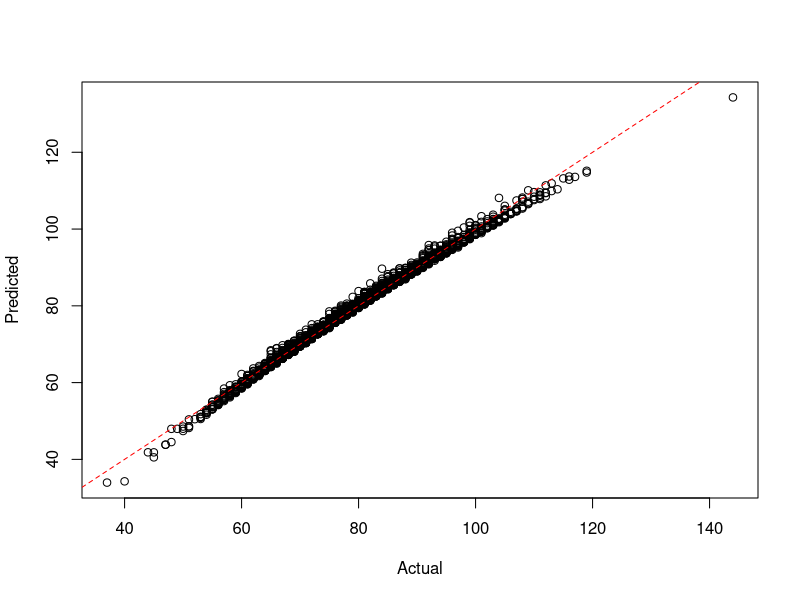

Recreate this plot in R.
setwd("c:/github/doerodney/NCAAB-D1M-2015-2016")

df = read.csv("dataframe.csv", header=TRUE)

summary(df)

# margin of victory
# df$mov = df$win_points_scored - df$loss_points_scored

model = lm(win_points_scored ~
	win_conference + 
	win_possessions + 
	win_offensive_rating + 
	win_defensive_rating + 
	win_personal_fouls + 
	loss_conference + 
	loss_possessions + 
	loss_offensive_rating + 
	loss_defensive_rating + 
	loss_defensive_rebounds + 
	loss_steals + 
	loss_blocked_shots + 
	loss_personal_fouls,
	data=df)

# remove low contributors
plotFit <- function(yObserved, yFitted, intercept=0) {
  plot(yObserved, yFitted, xlab="Actual", ylab="Predicted")
  abline(intercept, 1, lty=2, col=rgb(1,0,0))
}

plotFit(df$win_points_scored, fitted(model))


getGamePossessionRange <- function(df, teamName, opponentName) {
    teamPossessions <- getPossessions(df, teamName)
    opponentPossessions <- getPossessions(df, opponentName)
    
    possessions <- sort(c(teamPossessions, opponentPossessions))
    
    possessionRange <- seq(min(possessions), max(possessions))
    
    return(possessionRange)
}  


getPossessions <- function(df, teamName) {
    df <- as.data.frame(df)
    Possessions <- c(df$win_possessions[which(df$win_team == teamName)],
                     df$loss_possessions[which(df$loss_team == teamName)])
    return(Possessions)
}


getOffensiveRatings <- function(df, teamName) {
    df <- as.data.frame(df)
    OffensiveRatings <- c(df$win_offensive_rating[which(df$win_team == teamName)],
                          df$loss_offensive_rating[which(df$loss_team == teamName)])
    return(OffensiveRatings)
}


getDefensiveRatings <- function(df, teamName) {
    df <- as.data.frame(df)
    DefensiveRatings <- c(df$win_defensive_rating[which(df$win_team == teamName)],
                          df$loss_defensive_rating[which(df$loss_team == teamName)])
    return(DefensiveRatings)
}


getDefensiveRebounds <- function(df, teamName) {
    df <- as.data.frame(df)
    DefensiveRebounds <- c(df$win_defensive_rebounds[which(df$win_team == teamName)],
                              df$loss_defensive_rebounds[which(df$loss_team == teamName)])
    return(DefensiveRebounds)
}


getPersonalFouls <- function(df, teamName) {
    df <- as.data.frame(df)
    PersonalFouls <- c(df$win_personal_fouls[which(df$win_team == teamName)],
                       df$loss_personal_fouls[which(df$loss_team == teamName)])
    return(PersonalFouls)
}


getSteals <- function(df, teamName) {
    df <- as.data.frame(df)
    Steals <- c(df$win_steals[which(df$win_team == teamName)],
                df$loss_steals[which(df$loss_team == teamName)])
    return(Steals)
}


getBlockedShots <- function(df, teamName) {
    df <- as.data.frame(df)
    BlockedShots <- c(df$win_blocked_shots[which(df$win_team == teamName)],
                      df$loss_blocked_shots[which(df$loss_team == teamName)])
    return(BlockedShots)
}


getTeamConference <- function(df, teamName) {
    df <- as.data.frame(df)
  
    TeamConferences = df$win_conference[which(df$win_team == teamName)]
    if (length(TeamConferences) == 0) {
        TeamConferences = df$loss_conference[which(df$loss_team == teamName)]
    }
    return(as.character(TeamConferences[1]))
}


predictWinner <- function(teamName, opponentName, df, model, nScenarios=10000)
{
  gamePossessionRange = getGamePossessionRange(df, teamName, opponentName)    
    
  teamConference = getTeamConference(df, teamName)
  teamOffensiveRatings = getOffensiveRatings(df, teamName)
  teamDefensiveRatings = getDefensiveRatings(df, teamName)
  teamDefensiveRebounds  = getDefensiveRebounds(df, teamName)
  teamSteals = getSteals(df, teamName)
  teamPersonalFouls = getPersonalFouls(df, teamName)
  teamBlockedShots = getBlockedShots(df, teamName)
  
  opponentConference = getTeamConference(df, opponentName)
  opponentOffensiveRatings = getOffensiveRatings(df, opponentName)
  opponentDefensiveRatings = getDefensiveRatings(df, opponentName)
  opponentDefensiveRebounds  = getDefensiveRebounds(df, opponentName)
  opponentSteals = getSteals(df, opponentName)
  opponentPersonalFouls = getPersonalFouls(df, opponentName)
  opponentBlockedShots = getBlockedShots(df, opponentName)
  
  game_possessions = sample(gamePossessionRange, nScenarios, replace=TRUE)
  
  # Simulate data between the 10th and 90th quantile.
  minQuantile = 0.1
  maxQuantile = 0.9
  
  win_conference = rep(teamConference, nScenarios)
  win_possessions = game_possessions
  
  filtered = quantile(teamOffensiveRatings, c(minQuantile, maxQuantile))
  win_offensive_rating = runif(nScenarios, filtered[[1]], filtered[[2]])
  
  filtered = quantile(teamDefensiveRatings, c(minQuantile, maxQuantile))
  win_defensive_rating = runif(nScenarios, filtered[[1]], filtered[[2]])
  
  win_personal_fouls = sample(min(teamPersonalFouls):max(teamPersonalFouls), nScenarios, replace=TRUE)
  loss_conference = rep(opponentConference, nScenarios)
  loss_possessions = game_possessions
  
  filtered = quantile(opponentOffensiveRatings, c(minQuantile, maxQuantile))
  loss_offensive_rating = runif(nScenarios, filtered[[1]], filtered[[2]])
  
  filtered = quantile(opponentDefensiveRatings, c(minQuantile, maxQuantile))
  loss_defensive_rating = runif(nScenarios, filtered[[1]], filtered[[2]])
  loss_defensive_rebounds = runif(nScenarios, min(opponentDefensiveRebounds), max(opponentDefensiveRebounds))
  loss_steals = sample(min(opponentSteals):max(opponentSteals), nScenarios, replace=TRUE)
  loss_blocked_shots = sample(min(opponentBlockedShots):max(opponentBlockedShots), nScenarios, replace=TRUE)
  
  loss_personal_fouls = sample(min(opponentPersonalFouls):max(opponentPersonalFouls), nScenarios, replace=TRUE)
  
  # Create data frame for team score prediction.
  dfpt = cbind.data.frame(
    win_conference,
    win_possessions,
    win_offensive_rating,
    win_defensive_rating,
    win_personal_fouls,
    loss_conference,
    loss_possessions,
    loss_offensive_rating,
    loss_defensive_rating,
    loss_defensive_rebounds,
    loss_steals,
    loss_blocked_shots,
    loss_personal_fouls
  )
  
  teamPointsScored = round(predict(model, dfpt))
  
  # Create data frame for opponent score prediction.
  # Switch conferences
  x = loss_conference
  loss_conference = win_conference
  win_conference = x
  
  # Switch possessions
  x = loss_possessions
  loss_possessions = win_possessions
  win_possessions = x
  
  # Switch offensive ratings
  x = loss_offensive_rating
  loss_offensive_rating = win_offensive_rating
  win_offensive_rating = x
  
  # Switch defensive ratings
  x = loss_defensive_rating
  loss_defensive_rating = win_defensive_rating
  win_defensive_rating= x
  
  win_personal_fouls = sample(min(opponentPersonalFouls):max(opponentPersonalFouls), nScenarios, replace=TRUE)
  
  loss_defensive_rebounds = runif(nScenarios, min(teamDefensiveRebounds), max(teamDefensiveRebounds))
  loss_steals = sample(min(teamSteals):max(teamSteals), nScenarios, replace=TRUE)
  loss_blocked_shots = sample(min(teamBlockedShots):max(teamBlockedShots), nScenarios, replace=TRUE)
  loss_personal_fouls = sample(min(teamPersonalFouls):max(teamPersonalFouls), nScenarios, replace=TRUE)
  
  dfpo = cbind.data.frame(
    win_conference,
    win_possessions,
    win_offensive_rating,
    win_defensive_rating,
    win_personal_fouls,
    loss_conference,
    loss_possessions,
    loss_offensive_rating,
    loss_defensive_rating,
    loss_defensive_rebounds,
    loss_steals,
    loss_blocked_shots,
    loss_personal_fouls
  )
  
  # Predict opponent points scored.
  opponentPointsScored = round(predict(model, dfpo))
  
  # Make a dataframe of points scored.  Not sure why...
  pointsScored = cbind.data.frame(teamPointsScored, opponentPointsScored)
  
  # Produce/report a result message.
  teamWins = pointsScored$teamPointsScored > pointsScored$opponentPointsScored
  msg = sprintf("%d scenarios of %s versus %s:\n", nScenarios, teamName, opponentName)
  cat(msg)
  nTeamWins = length(which(teamWins == TRUE))
  nOpponentWins = nScenarios - nTeamWins
  margin = numeric(nScenarios)
  xlabel = ''
  ylabel = ''
  x = seq(1:nScenarios)
  win_team_name = ''
  scenarios_won = 0
  if (nTeamWins > nOpponentWins) {
    margin = sort(pointsScored$teamPointsScored - pointsScored$opponentPointsScored)
    
    win_team_name = teamName
    scenarios_won = nTeamWins
  } else {
    margin = sort(pointsScored$opponentPointsScored - pointsScored$teamPointsScored)
    win_team_name = opponentName
    scenarios_won = nOpponentWins
  }
  
  margin.min = min(margin)
  margin.max = max(margin)
  margin.mean = mean(margin)
  margin.sd = sd(margin)
  xlabel = sprintf("%s wins %d scenarios with a mean margin of %4.1f, sd = %5.2f.\n", win_team_name, scenarios_won, margin.mean, margin.sd)
  
  x = seq(margin.min, margin.max, length=1000)
  y = dnorm(x, mean=margin.mean, sd=margin.sd)
  plot(x, y, main=msg, xlab=xlabel, ylab=ylabel, type="l")
  
  abline(v=(mean(margin)))

  cat(xlabel)
  cat("\n")
  
  return(win_team_name)
}
# Run to here...

east_team_list = c(
    'villanova-wildcats',
    'michigan-state-spartans',
    'west-virginia-mountaineers',
    'utah-runnin-utes',
    'duke-blue-devils',
    'usc-trojans',
    'colorado-buffaloes',
    'pittsburgh-panthers',
    'monmouth-hawks',
    'butler-bulldogs',
    'florida-gators',
    'chattanooga-mocs',
    'akron-zips',
    'yale-bulldogs',
    'new-mexico-state-aggies',
    'north-florida-ospreys' 
)

# RPI = (WP * 0.25) + (OWP * 0.50) + (OOWP * 0.25)

predictBracketWinner<-function(team_list, df, model, nScenarios=10000)
{
  winner = ''
  
  # Preallocate vectors for subsequent rounds.
  quarter_finalist = character(8)
  semi_finalist = character(4)
  finalist = character(2)
  
  if (length(team_list == 16)) {
    cat("\n")
    cat("Round of 16:\n")
    quarter_finalist[1] = predictWinner(team_list[1], team_list[16], df, model, nScenarios) 
    quarter_finalist[2] = predictWinner(team_list[8], team_list[9], df, model, nScenarios)
    quarter_finalist[3] = predictWinner(team_list[5], team_list[12], df, model, nScenarios)
    quarter_finalist[4] = predictWinner(team_list[4], team_list[13], df, model, nScenarios)
    quarter_finalist[5] = predictWinner(team_list[6], team_list[11], df, model, nScenarios)
    quarter_finalist[6] = predictWinner(team_list[3], team_list[14], df, model, nScenarios)
    quarter_finalist[7] = predictWinner(team_list[7], team_list[10], df, model, nScenarios)
    quarter_finalist[8] = predictWinner(team_list[2], team_list[15], df, model, nScenarios)
    
    cat("\n")
    cat("Quarter-finals:\n")
    semi_finalist[1] = predictWinner(quarter_finalist[1], quarter_finalist[2], df, model, nScenarios)
    semi_finalist[2] = predictWinner(quarter_finalist[3], quarter_finalist[4], df, model, nScenarios)
    semi_finalist[3] = predictWinner(quarter_finalist[5], quarter_finalist[6], df, model, nScenarios)
    semi_finalist[4] = predictWinner(quarter_finalist[7], quarter_finalist[8], df, model, nScenarios)
    
    cat("\n")
    cat("Semi-finals:\n")
    finalist[1] = predictWinner(semi_finalist[1], semi_finalist[2], df, model, nScenarios)
    finalist[2] = predictWinner(semi_finalist[3], semi_finalist[4], df, model, nScenarios)
    
    cat("\n")
    cat("Final:\n")
    winner = predictWinner(finalist[1], finalist[2], df, model, nScenarios)
  }
  else {
    winner = sprintf("The team list needs 16 teams.  The supplied list has %d.", length(team_list))
  }
  
  return(winner)
}  


get_east_teams<-function()
{  
  teams = c('villanova-wildcats', 'virginia-cavaliers', 
  'oklahoma-sooners', 'louisville-cardinals',
  'uni-panthers', 'providence-friars',
  'michigan-state-spartans', 'north-carolina-state-wolfpack',
  'lsu-tigers', 'georgia-bulldogs', 
  'dayton-flyers', 'wyoming-cowboys', 
  'uc-irvine-anteaters', 'albany-great-danes', 
  'belmont-bruins', 'lafayette-leopards') 
  
  return(teams)
}  
 
 
get_midwest_teams<-function()
{
  teams = c('kentucky-wildcats', 'kansas-jayhawks', 
  'notre-dame-fighting-irish', 'maryland-terrapins', 
  'west-virginia-mountaineers','butler-bulldogs',  
  'wichita-state-shockers',  'cincinnati-bearcats', 
  'purdue-boilermakers', 'indiana-hoosiers', 
  'texas-longhorns', 'buffalo-bulls', 
  'valparaiso-crusaders', 'northeastern-huskies',
  'new-mexico-state-aggies', 'hampton-pirates')
  
  return(teams)
}


get_south_teams<-function()
{
  teams = c('duke-blue-devils','gonzaga-bulldogs',
  'iowa-state-cyclones', 'georgetown-hoyas',
  'utah-runnin-utes', 'smu-mustangs',
  'iowa-hawkeyes', 'san-diego-state-aztecs',
  'st-johns-red-storm', 'davidson-wildcats',
  'ucla-bruins', 'stephen-f-austin-lumberjacks',
  'eastern-washington-eagles', 'uab-blazers',
  'north-dakota-state-bison', 'robert-morris-colonials')
  
   return(teams)
}


get_west_teams<-function()
{
  teams = c('wisconsin-badgers', 'arizona-wildcats', 
  'baylor-bears', 'north-carolina-tar-heels', 
  'arkansas-razorbacks', 'xavier-musketeers',
  'vcu-rams', 'oregon-ducks',
  'oklahoma-state-cowboys', 'ohio-state-buckeyes',
  'ole-miss-rebels', 'wofford-terriers',
  'harvard-crimson', 'georgia-state-panthers',
  'texas-southern-tigers', 'coastal-carolina-chanticleers')
  
  return(teams)
}


predictTournamentWinner<-function(df, model)
{
	semifinalists = character(4)
	# East
	cat("\n")
    cat("East Bracket Championship:\n")
	teams = get_east_teams()
	semifinalists[1] = predictBracketWinner(teams, df, model)
	
	# Midwest
	cat("\n")
    cat("Midwest Bracket Championship:\n")
	teams = get_midwest_teams()
	semifinalists[2] = predictBracketWinner(teams, df, model)
	
	# West
	cat("\n")
    cat("West Bracket Championship:\n")
	teams = get_west_teams()
	semifinalists[3] = predictBracketWinner(teams, df, model)
	
	# South
	cat("\n")
    cat("South Bracket Championship:\n")
	teams = get_south_teams()
	semifinalists[4] = predictBracketWinner(teams, df, model)
	
	cat("\n")
    cat("Final Four:\n")
	finalists = character(2)
	finalists[1] = predictWinner(semifinalists[1], semifinalists[4], df, model)
	finalists[2] = predictWinner(semifinalists[2], semifinalists[3], df, model)
	cat("\n")
  
  cat("Final Two:\n")
  champion = predictWinner( finalists[1], finalists[2], df, model)
    
}

#---Run from top down to here.--------------------------------




getHomeAwayMarginOfVictory<- function( team_name, df) {
    # Determine indexes that involve team.
	win_index = which(df$win_team == team_name)
	loss_index = which(df$loss_team == team_name)
	
	# What were the win and loss margins?
	win_margin = df$win_points_scored[win_index] - df$loss_points[win_index]
	loss_margin = df$loss_points[loss_index] - df$win_points_scored[loss_index]
	
	# What courts were used?
	win_loss = c('home', 'away')
	win_court = ifelse(df$win_court[win_index] == win_loss[1], win_loss[1], win_loss[2])
	loss_court = ifelse(df$win_court[loss_index] == 'home', win_loss[2], win_loss[1])

	margin = c(win_margin, loss_margin)
	court = c(win_court, loss_court)
	court = as.factor(court)
	df_team = data.frame(margin, court)
	
	return(df_team)
}

getHomeCourtAdvantage <- function( team_name, df) {
	df_team = getHomeAwayMarginOfVictory(team_name, df)
	mdl = aov(margin ~ court, data=df_team)
	
	x = summary.lm(mdl)
	
	home_court_advantage = x$coefficients[1,1] + x$coefficients[2,1]
	probability = x$coefficients[2,4]
	
	alist = list('home_court_advantage'=home_court_advantage,
		'probability'=probability)
		
	return(alist)
}

plotHomeCourtAdvantage <- function( team_name, df) {
	df_team = getHomeAwayMarginOfVictory(team_name, df)
	alist = getHomeCourtAdvantage(team_name, df)
	home_court_advantage = alist$home_court_advantage
	probability = alist$probability
	
	significance = ifelse(probability < 0.05, 'significant', 'not significant')
	
	grand_mean = mean(df_team$margin)
	mean_margin_by_court = tapply(df_team$margin, df_team$court, mean)
	home_mean = mean_margin_by_court['home']
	away_mean = mean_margin_by_court['away']
	title = sprintf("Margin of victory against D1 opponents: %s", team_name)
	# x axis values are just an index.
	x = seq(1, length(df_team$margin))
	
	# Initially plot blanks just to initialize.
	ylabel = sprintf("Home court advantage: %2.0f (%s)", home_court_advantage, significance)
	plot(x, df_team$margin[x], main=title, xlab='game', ylab=ylabel, type='n')
	legend("topright", legend=c('home', 'away'), col=c('green', 'red'), pch=c(17,25))
	
	# Plot the mean lines.
	abline(h=0)
	abline(h=grand_mean)
	abline(h=home_mean, col='green')
	abline(h=away_mean, col='red')
	
	# Get indexes for home and away courts.
	home_index = which(df_team$court == 'home')
	away_index = which(df_team$court == 'away')
	
	# Plot points for home and away indexes.
	points(home_index, df_team$margin[home_index], col='green', pch=17)
	points(away_index, df_team$margin[away_index], col='red', pch=25)
}


plotOffensiveRating <- function( team_name, other_team_name, df) {
	# Get the offensive rating for each team in both win and loss results.
	# Get the relevant rows from the dataframe argument.
	
	# Create a subset dataframe.					  
	dfprime = subset(df, 
		select=c(win_team, win_offensive_rating, loss_team, loss_offensive_rating),
		subset=(win_team == team_name | loss_team == team_name |
		        win_team == other_team_name | loss_team == other_team_name))
	
	# Create labels for the legend.
	team_win_label = sprintf("%s win", team_name)
	team_loss_label = sprintf("%s loss", team_name)
	other_team_win_label = sprintf("%s win", other_team_name)
	other_team_loss_label = sprintf("%s loss", other_team_name)
	title_label = sprintf("Offensive ratings of %s and %s", team_name, other_team_name)
	
	# Plot points for team win and loss indexes.
	team_win_rows = which(dfprime$win_team == team_name)
	team_loss_rows = which(dfprime$loss_team == team_name)
	other_win_rows = which(dfprime$win_team == other_team_name)
	other_loss_rows = which(dfprime$loss_team == other_team_name)
	
	# Create initial plot data.
	x = c(team_win_rows, team_loss_rows, other_win_rows, other_loss_rows) 
	offensive_rating_list = c(
		dfprime$win_offensive_rating[team_win_rows],
		dfprime$loss_offensive_rating[team_loss_rows],
		dfprime$win_offensive_rating[other_win_rows],
		dfprime$loss_offensive_rating[other_loss_rows] )
	
	# Initially plot blanks just to initialize the graph.
	plot(x, offensive_rating_list, main=title_label, xlab='', ylab='offensive_rating', type='n')
	legend("topright", 
			legend=c(team_win_label, team_loss_label, 
			         other_team_win_label, other_team_loss_label), 
			col=c('green', 'red', 'blue', 'orange'), 
			pch=c(2, 6, 3, 4))
	
	points(team_win_rows, dfprime$win_offensive_rating[team_win_rows], col='green', pch=2)
	points(team_loss_rows, dfprime$loss_offensive_rating[team_loss_rows], col='red', pch=6)
	points(other_win_rows, dfprime$win_offensive_rating[other_win_rows], col='blue', pch=3)
	points(other_loss_rows, dfprime$loss_offensive_rating[other_loss_rows], col='red', pch=4)
}

plotDefensiveRating <- function( team_name, other_team_name, df) {
	# Get the defensive rating for each team in both win and loss results.
	# Get the relevant rows from the dataframe argument.
	# Create a subset dataframe.					  
	dfprime = subset(df, 
		select=c(win_team, win_defensive_rating, loss_team, loss_defensive_rating),
		subset=(win_team == team_name | loss_team == team_name |
		        win_team == other_team_name | loss_team == other_team_name))
	
	# Create labels for the legend.
	team_win_label = sprintf("%s win", team_name)
	team_loss_label = sprintf("%s loss", team_name)
	other_team_win_label = sprintf("%s win", other_team_name)
	other_team_loss_label = sprintf("%s loss", other_team_name)
	title_label = sprintf("Defensive ratings of %s and %s", team_name, other_team_name)
	
	# Plot points for team win and loss indexes.
	team_win_rows = which(dfprime$win_team == team_name)
	team_loss_rows = which(dfprime$loss_team == team_name)
	other_win_rows = which(dfprime$win_team == other_team_name)
	other_loss_rows = which(dfprime$loss_team == other_team_name)
	
	# Create initial plot data.
	x = c(team_win_rows, team_loss_rows, other_win_rows, other_loss_rows) 
	defensive_rating_list = c(
		dfprime$win_defensive_rating[team_win_rows],
		dfprime$loss_defensive_rating[team_loss_rows],
		dfprime$win_defensive_rating[other_win_rows],
		dfprime$loss_defensive_rating[other_loss_rows] )
	
	# Initially plot blanks just to initialize the graph.
	plot(x, defensive_rating_list, main=title_label, xlab='', ylab='defensive_rating', type='n')
	legend("topright", 
			legend=c(team_win_label, team_loss_label, 
			         other_team_win_label, other_team_loss_label), 
			col=c('green', 'red', 'blue', 'orange'), 
			pch=c(2, 6, 3, 4))
	
	points(team_win_rows, dfprime$win_defensive_rating[team_win_rows], col='green', pch=2)
	points(team_loss_rows, dfprime$loss_defensive_rating[team_loss_rows], col='red', pch=6)
	points(other_win_rows, dfprime$win_defensive_rating[other_win_rows], col='blue', pch=3)
	points(other_loss_rows, dfprime$loss_defensive_rating[other_loss_rows], col='red', pch=4)
}


# Bracket couples:
# 1-16
# 8-9
# 5-12
# 4-13
# 6-11
# 3-14
# 7-10
# 2-15



test_predictions<-function(game_date, data_date, df) 
{
   dfprime = df[which(df$date <= data_date), ]
   mprime = lm(win_points_scored ~
                 win_conference + 
                 win_possessions + 
                 win_offensive_rating + 
                 win_defensive_rating + 
                 win_personal_fouls + 
                 loss_conference + 
                 loss_possessions + 
                 loss_offensive_rating + 
                 loss_defensive_rating + 
                 loss_defensive_rebounds + 
                 loss_steals + 
                 loss_blocked_shots + 
                 loss_personal_fouls,
                 data=dfprime)
   win_team_list = df$win_team[which(df$date == game_date)]
   loss_team_list = df$loss_team[which(df$date == game_date)]
   
   game_count = length(win_team_list)
   
   correct_count = 0
   for (i in 1:game_count) {
     win_team = as.character(win_team_list[i])
     loss_team = as.character(loss_team_list[i])
     predicted_win_team = predictWinner(win_team, loss_team, dfprime, mprime)
     if (predicted_win_team == win_team) {
       correct_count = correct_count + 1
     }
   }
   
   sprintf("%d correct out of %d for %d using data from %d.", 
           correct_count, game_count, game_date, data_date)
}
